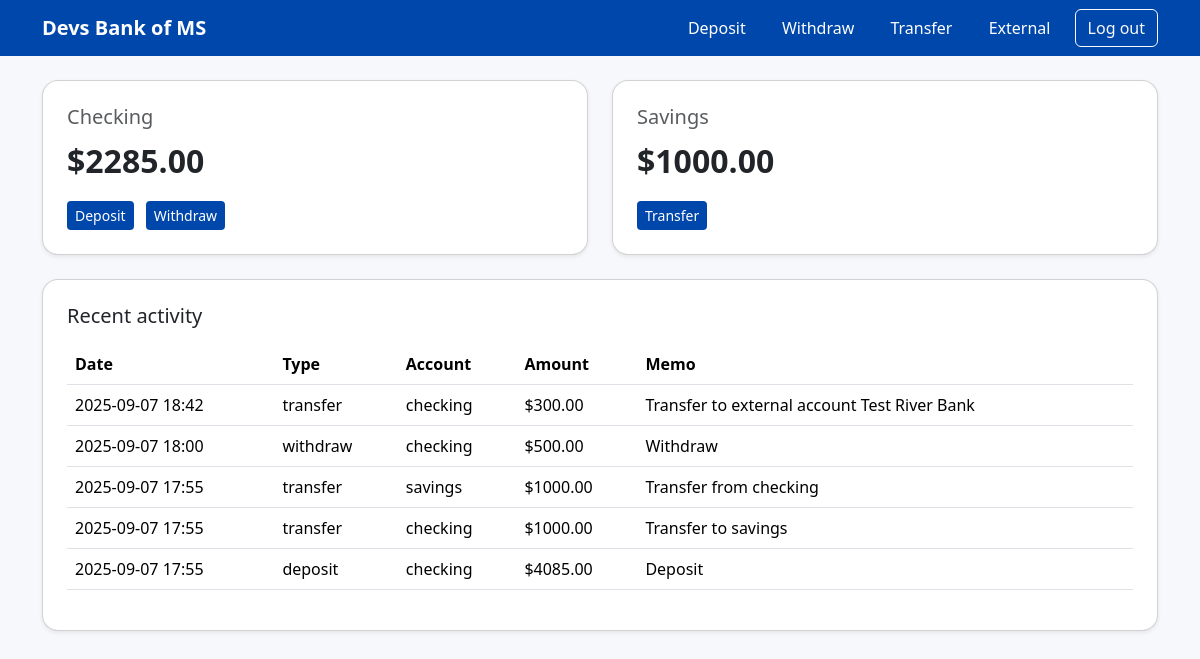
The app's page / (signed in), older data.
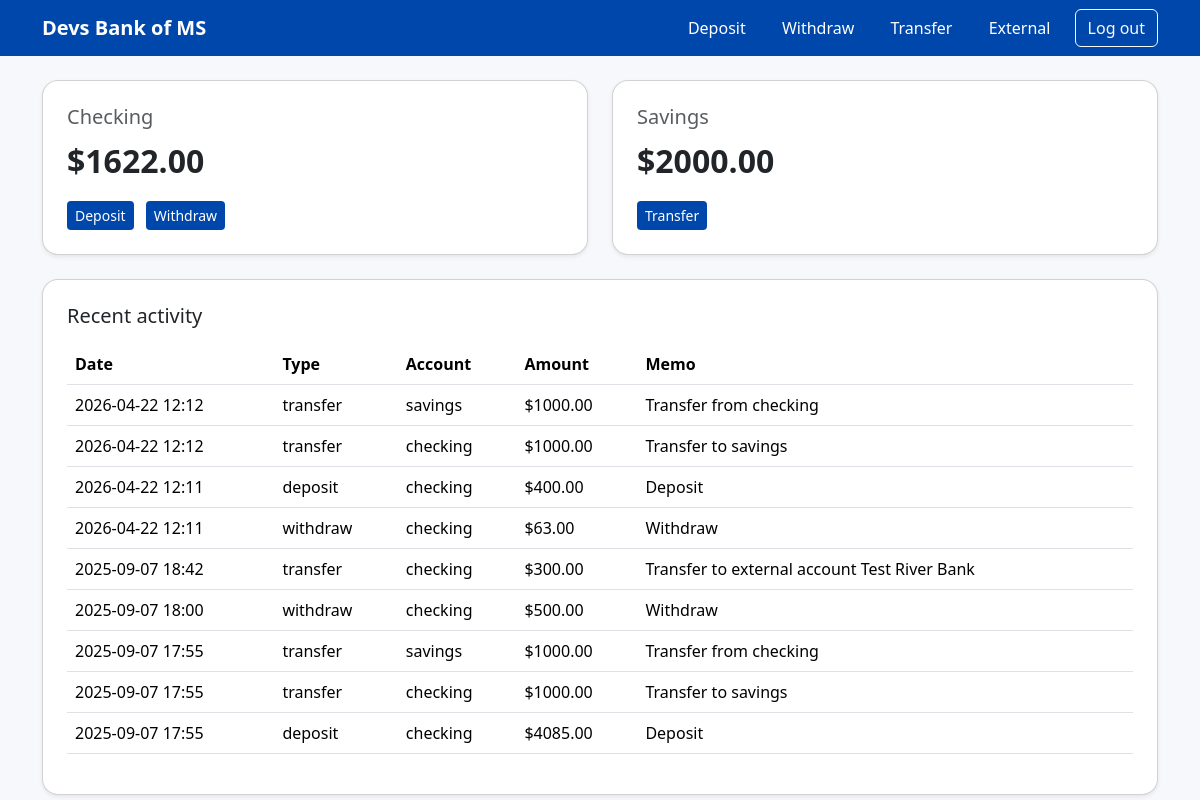
The same page, newer data.
### banking/models.py (models this page shows, shortened)
class Account(models.Model):
    CHECKING = "checking"
    SAVINGS = "savings"
    ACCOUNT_TYPES = [(CHECKING, "Checking"), (SAVINGS, "Savings")]
    user = models.ForeignKey(USER, on_delete = models.CASCADE)
    kind = models.CharField(max_length = 10, choices = ACCOUNT_TYPES)
    balance = models.DecimalField(max_digits = 12, decimal_places = 2, default = 0)
    class Meta:
        unique_together = ("user", "kind")

class Transaction(models.Model):
    DEPOSIT = "deposit"
    WITHDRAW = "withdraw"
    TRANSFER = "transfer"
    TYPES = [(DEPOSIT, "Deposit"), (WITHDRAW, "Withdraw"), (TRANSFER, "Transfer")]
    user = models.ForeignKey(USER, on_delete = models.CASCADE)
    account = models.ForeignKey(Account, on_delete = models.CASCADE, related_name = "transactions")
    tx_type = models.CharField(max_length = 10, choices = TYPES)
    amount = models.DecimalField(max_digits = 12, decimal_places = 2)
    created_at = models.DateTimeField(auto_now_add = True)
    memo = models.CharField(max_length = 140, blank = True)

### banking/views.py (the view)
# urls.py: path("", views.dashboard, name="dashboard"),
@login_required
def dashboard(request):
    checking = Account.objects.get(user = request.user, kind = Account.CHECKING)
    savings = Account.objects.get(user = request.user, kind = Account.SAVINGS)
    txs = Transaction.objects.filter(user = request.user).order_by("-created_at")[:10]
    return render(request, "dashboard.html", {"checking": checking, "savings": savings, "txs": txs})

### banking/templates/dashboard.html
{% extends "base.html" %}
{% block content %}
<div class="row g-4">
  <div class="col-md-6">
    <div class="card p-4 shadow-sm">
      <h5 class="text-muted">Checking</h5>
      <div class="balance">${{ checking.balance }}</div>
      <div class="mt-3">
        <a href="{% url 'deposit' %}" class="btn btn-brand btn-sm me-2">Deposit</a>
        <a href="{% url 'withdraw' %}" class="btn btn-brand btn-sm">Withdraw</a>
      </div>
    </div>
  </div>
  <div class="col-md-6">
    <div class="card p-4 shadow-sm">
      <h5 class="text-muted">Savings</h5>
      <div class="balance">${{ savings.balance }}</div>
      <div class="mt-3">
        <a href="{% url 'transfer' %}" class="btn btn-brand btn-sm">Transfer</a>
      </div>
    </div>
  </div>
</div>
<div class="card p-4 shadow-sm mt-4">
  <h5 class="mb-3">Recent activity</h5>
  <div class="table-responsive">
    <table class="table align-middle">
      <thead><tr><th>Date</th><th>Type</th><th>Account</th><th>Amount</th><th>Memo</th></tr></thead>
      <tbody>
        {% for t in txs %}
          <tr>
            <td>{{ t.created_at|date:"Y-m-d H:i" }}</td>
            <td>{{ t.tx_type }}</td>
            <td>{{ t.account.kind }}</td>
            <td>${{ t.amount }}</td>
            <td>{{ t.memo }}</td>
          </tr>
        {% empty %}
          <tr><td colspan="5">No transactions yet.</td></tr>
        {% endfor %}
      </tbody>
    </table>
  </div>
</div>
{% endblock %}

### banking/templates/base.html (shortened to what this page needs)
{% load static %}
<!doctype html>
<html lang="en">
  <head>
    <link href="https://cdn.jsdelivr.net/npm/bootstrap@5.3.3/dist/css/bootstrap.min.css" rel="stylesheet">
    <link href="{% static 'css/theme.css' %}" rel="stylesheet">
  </head>
  <body>
    <nav class="navbar navbar-expand-lg mb-4">
      <div class="container">
        <a class="navbar-brand fw-bold" href="{% url 'dashboard' %}">Devs Bank of MS</a>
        <div class="ms-auto">
          {% if user.is_authenticated %}
            <a class="btn btn-brand me-2" href="{% url 'deposit' %}">Deposit</a>
            <a class="btn btn-brand me-2" href="{% url 'withdraw' %}">Withdraw</a>
            <a class="btn btn-brand me-2" href="{% url 'transfer' %}">Transfer</a>
            <a class="btn btn-brand me-2" href="{% url 'ext-accounts' %}">External</a>
            <form method="post" action="{% url 'logout' %}" class="d-inline">
              <button type="submit" class="btn btn-outline-light">Log out</button>
            </form>
          {% else %}
            <a class="btn btn-brand" href="{% url 'login' %}">Log in</a>
            <a class="btn btn-brand" href="{% url 'register' %}">Register</a>
          {% endif %}
        </div>
      </div>
    </nav>
    <div class="container">
      {% block content %}{% endblock %}
    </div>
  </body>
</html>

### banking/static/css/theme.css (style rules this page uses)
:root { --brand:#0047ab; --brand-dark:#00398a; --bg:#f6f8fb; }
body { background:var(--bg); }
.navbar { background:var(--brand); }
.navbar a, .navbar-brand { color:#fff !important; }
.btn-brand { background:var(--brand); color:#fff; border:none; }
.card { border-radius:16px; }
.balance { font-size:2rem; font-weight:700; }

Row changes from the older to the newer data that the page shows:
changed Account (number 1 of 2 on the later page): balance "2285.00" → "1622.00"
changed Account (number 2 of 2 on the later page): balance "1000.00" → "2000.00"
added Transaction: created_at "2026-04-22 12:12", tx_type "transfer", account.kind "savings", amount "1000.00", memo "Transfer from checking"
added Transaction: created_at "2026-04-22 12:12", tx_type "transfer", account.kind "checking", amount "1000.00", memo "Transfer to savings"
added Transaction: created_at "2026-04-22 12:11", tx_type "deposit", account.kind "checking", amount "400.00", memo "Deposit"
added Transaction: created_at "2026-04-22 12:11", tx_type "withdraw", account.kind "checking", amount "63.00", memo "Withdraw"
